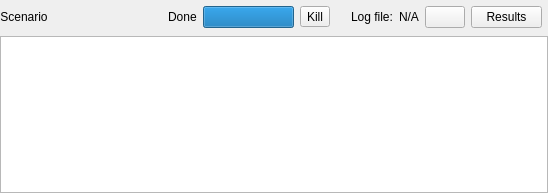
<?xml version="1.0" encoding="UTF-8"?>
<ui version="4.0">
 <class>OutputDock</class>
 <widget class="QWidget" name="OutputDock">
  <property name="geometry">
   <rect>
    <x>0</x>
    <y>0</y>
    <width>548</width>
    <height>193</height>
   </rect>
  </property>
  <property name="windowTitle">
   <string>Output</string>
  </property>
  <layout class="QVBoxLayout" name="verticalLayout">
   <property name="spacing">
    <number>2</number>
   </property>
   <property name="leftMargin">
    <number>0</number>
   </property>
   <property name="topMargin">
    <number>0</number>
   </property>
   <property name="rightMargin">
    <number>0</number>
   </property>
   <property name="bottomMargin">
    <number>0</number>
   </property>
   <item>
    <layout class="QHBoxLayout" name="horizontalLayout">
     <property name="spacing">
      <number>9</number>
     </property>
     <item>
      <widget class="QLabel" name="scenarioLabel">
       <property name="text">
        <string>Scenario</string>
       </property>
       <property name="alignment">
        <set>Qt::AlignCenter</set>
       </property>
       <property name="margin">
        <number>5</number>
       </property>
       <property name="indent">
        <number>-1</number>
       </property>
      </widget>
     </item>
     <item>
      <spacer name="horizontalSpacer">
       <property name="orientation">
        <enum>Qt::Horizontal</enum>
       </property>
       <property name="sizeHint" stdset="0">
        <size>
         <width>40</width>
         <height>20</height>
        </size>
       </property>
      </spacer>
     </item>
     <item>
      <widget class="QWidget" name="statusContainer" native="true">
       <layout class="QHBoxLayout" name="statusLayout">
        <property name="sizeConstraint">
         <enum>QLayout::SetFixedSize</enum>
        </property>
        <property name="leftMargin">
         <number>6</number>
        </property>
        <property name="topMargin">
         <number>6</number>
        </property>
        <property name="rightMargin">
         <number>6</number>
        </property>
        <property name="bottomMargin">
         <number>6</number>
        </property>
        <item>
         <widget class="QLabel" name="statusLabel">
          <property name="text">
           <string>Done</string>
          </property>
         </widget>
        </item>
        <item>
         <widget class="QProgressBar" name="progressBar">
          <property name="maximumSize">
           <size>
            <width>100</width>
            <height>16777215</height>
           </size>
          </property>
          <property name="maximum">
           <number>1</number>
          </property>
          <property name="value">
           <number>1</number>
          </property>
          <property name="textVisible">
           <bool>false</bool>
          </property>
         </widget>
        </item>
        <item>
         <widget class="QToolButton" name="killBn">
          <property name="enabled">
           <bool>true</bool>
          </property>
          <property name="toolTip">
           <string>Kill the currently running scenario</string>
          </property>
          <property name="text">
           <string>Kill</string>
          </property>
          <property name="toolButtonStyle">
           <enum>Qt::ToolButtonTextBesideIcon</enum>
          </property>
         </widget>
        </item>
       </layout>
      </widget>
     </item>
     <item>
      <widget class="QWidget" name="logContainer" native="true">
       <layout class="QHBoxLayout" name="logLayout">
        <property name="leftMargin">
         <number>6</number>
        </property>
        <property name="topMargin">
         <number>6</number>
        </property>
        <property name="rightMargin">
         <number>6</number>
        </property>
        <property name="bottomMargin">
         <number>6</number>
        </property>
        <item>
         <widget class="QLabel" name="logFileLabel">
          <property name="text">
           <string>Log file:</string>
          </property>
         </widget>
        </item>
        <item>
         <widget class="QLabel" name="logFilePath">
          <property name="text">
           <string>N/A</string>
          </property>
         </widget>
        </item>
        <item>
         <widget class="QPushButton" name="logFileBn">
          <property name="toolTip">
           <string>Select log file</string>
          </property>
          <property name="text">
           <string/>
          </property>
         </widget>
        </item>
        <item>
         <widget class="QToolButton" name="resultsButton">
          <property name="sizePolicy">
           <sizepolicy hsizetype="Minimum" vsizetype="Preferred">
            <horstretch>0</horstretch>
            <verstretch>0</verstretch>
           </sizepolicy>
          </property>
          <property name="styleSheet">
           <string notr="true">padding-right: 20px;</string>
          </property>
          <property name="text">
           <string>Results</string>
          </property>
          <property name="popupMode">
           <enum>QToolButton::InstantPopup</enum>
          </property>
         </widget>
        </item>
       </layout>
      </widget>
     </item>
    </layout>
   </item>
   <item>
    <widget class="SimulationManager::OutputWidget" name="outputText">
     <property name="font">
      <font>
       <pointsize>24</pointsize>
      </font>
     </property>
    </widget>
   </item>
  </layout>
 </widget>
 <customwidgets>
  <customwidget>
   <class>SimulationManager::OutputWidget</class>
   <extends>QTextBrowser</extends>
   <header>OutputWidget.hpp</header>
  </customwidget>
 </customwidgets>
 <resources/>
 <connections/>
</ui>
